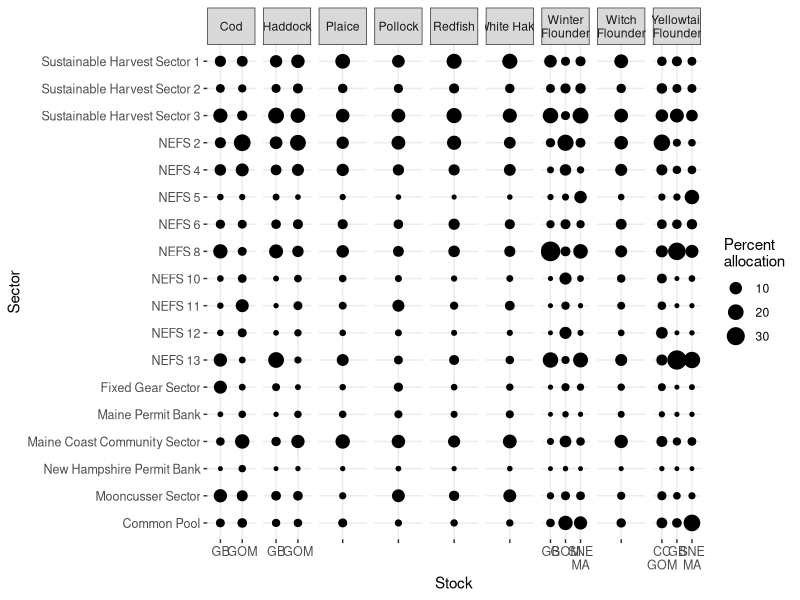
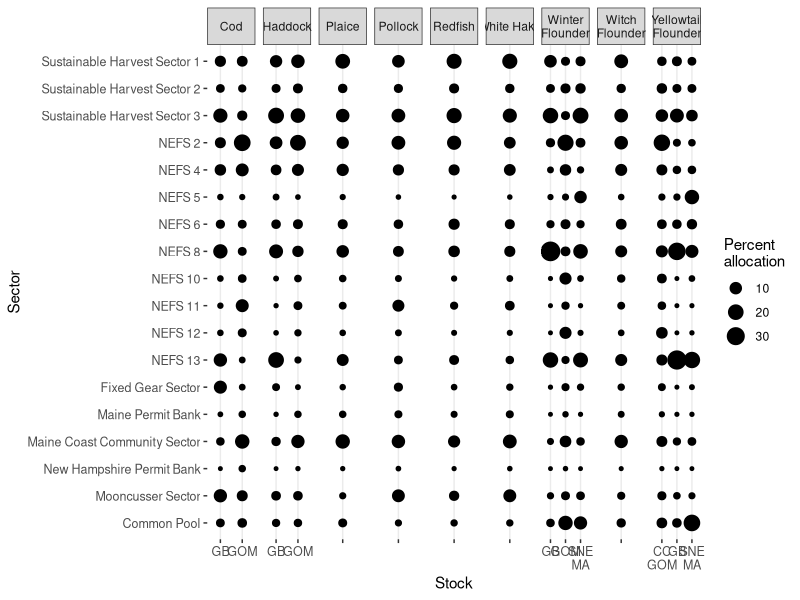
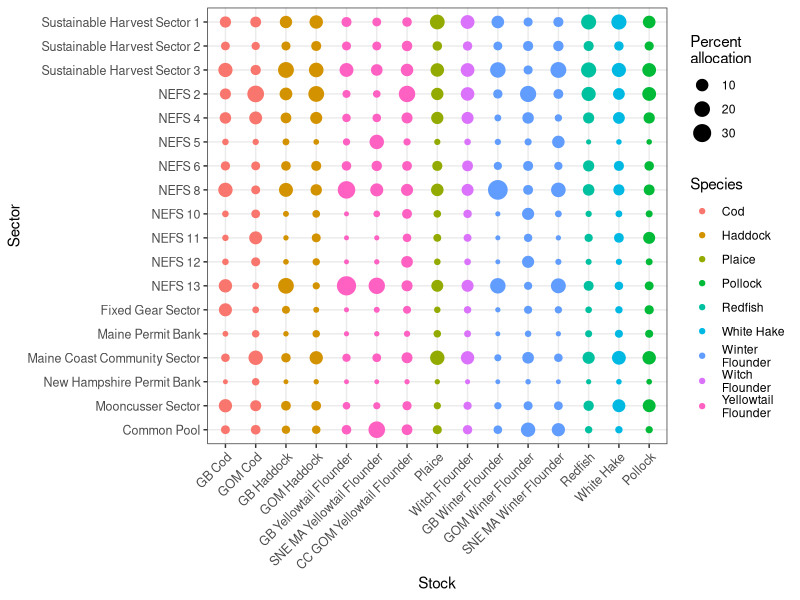

Write R code to recreate these figures, in order.
#################################
#Zoe Kitchel
#20 Feb 2023
#This code makes visualization of sector allocations for NEFMC groundfish across sectors
##################################
##SETUP
##################################
library(ggplot2)
library(data.table)
##################################
#Pull in table from
#Federal Register :: Magnuson-Stevens Act Provisions; Fisheries of the Northeastern United States;
#Northeast Multispecies Fishery; Approval of 2023 and 2024 Sector Operations Plans and Allocation of
#2023 Northeast Multispecies Annual Catch Entitlements
#https://www.federalregister.gov/documents/2023/05/01/2023-09143/magnuson-stevens-act-provisions-fisheries-of-the-northeastern-united-states-northeast-multispecies

nefmc_multispecies_2023_allocation <- fread(file.path("figures","input_figures","raw","nefmc_multispecies_2023_allocation.csv"))

#wide to long
nefmc_multispecies_2023_allocation.long <- melt(nefmc_multispecies_2023_allocation,
                                                id.vars = c("Sector Name", "MRI Count"),
                                                value.name = "percent",
                                                variable.name = "stock")

#species key
species_stock_key <- data.table(stock = 
                                  c("GB Cod", "GOM Cod","GB Haddock",
                                  "GOM Haddock","GB Yellowtail Flounder", "SNE MA Yellowtail Flounder",
                                  "CC GOM Yellowtail Flounder", "Plaice", "Witch Flounder",
                                  "GB Winter Flounder", "GOM Winter Flounder","SNE MA Winter Flounder",
                                  "Redfish","White Hake", "Pollock" ),
                                species = 
                                 c("Cod", "Cod","Haddock",
                                    "Haddock","Yellowtail\nFlounder", "Yellowtail\nFlounder",
                                    "Yellowtail\nFlounder", "Plaice", "Witch\nFlounder",
                                    "Winter\nFlounder", "Winter\nFlounder","Winter\nFlounder",
                                    "Redfish","White Hake", "Pollock"),
                                location = 
                                  c("GB", "GOM","GB",
                                    "GOM","GB", "SNE\nMA",
                                    "CC\nGOM", "", "",
                                    "GB", "GOM","SNE\nMA",
                                    "","", ""))

#set factor orders
nefmc_multispecies_2023_allocation.long[,`Sector Name` := factor(`Sector Name`, levels = c( 
                                              "Common Pool", "Mooncusser Sector", "New Hampshire Permit Bank", "Maine Coast Community Sector",
                                               "Maine Permit Bank", "Fixed Gear Sector", "NEFS 13" ,
                                               "NEFS 12", "NEFS 11", "NEFS 10" ,
                                                "NEFS 8", "NEFS 6", "NEFS 5" ,"NEFS 4" ,"NEFS 2" ,
                                               "Sustainable Harvest Sector 3", "Sustainable Harvest Sector 2", "Sustainable Harvest Sector 1"))]

#add species column
nefmc_multispecies_2023_allocation.long <- nefmc_multispecies_2023_allocation.long[species_stock_key, on = "stock"]

#set stock as factor
nefmc_multispecies_2023_allocation.long[,stock := factor(stock, levels = c("GB Cod", "GOM Cod","GB Haddock",
                                                                           "GOM Haddock","GB Yellowtail Flounder", "SNE MA Yellowtail Flounder",
                                                                           "CC GOM Yellowtail Flounder", "Plaice", "Witch Flounder",
                                                                           "GB Winter Flounder", "GOM Winter Flounder","SNE MA Winter Flounder",
                                                                           "Redfish","White Hake", "Pollock"))]



#plot
ggplot(nefmc_multispecies_2023_allocation.long, aes(y = `Sector Name`, x = location)) + 
  geom_point(aes(size=percent)) +
  labs(y="Sector", x="Stock", size="Percent\nallocation") +
  facet_wrap(~species, scales = "free_x", nrow = 1) +
  theme_bw() + theme(axis.text.x=element_text(size=9),
                     axis.text.y=element_text(size=9),
                     plot.title=element_text(size=11),
                     panel.border = element_blank())

nefmc_multispecies_allocation_matrix_bw <-
ggplot(nefmc_multispecies_2023_allocation.long, aes(y = `Sector Name`, x = location)) + 
  geom_point(aes(size=percent)) +
  labs(y="Sector", x="Stock", size="Percent\nallocation") +
  facet_wrap(~species, scales = "free_x", nrow = 1) +
  theme_bw() + theme(axis.text.x=element_text(size=9),
                     axis.text.y=element_text(size=9),
                     plot.title=element_text(size=11),
                     panel.border = element_blank(),
                     panel.grid.major.y = element_blank())

ggsave(nefmc_multispecies_allocation_matrix_bw, path = file.path("figures","summaries"),
       filename = "nefmc_multispecies_allocation_matrix_bw.jpg",height = 6, width = 12)

#or
nefmc_multispecies_allocation_matrix_color <-
ggplot(nefmc_multispecies_2023_allocation.long, aes(y = `Sector Name`, x = stock, color = species)) + 
  geom_point(aes(size=percent)) +
  labs(y="Sector", x="Stock", size="Percent\nallocation", color = "Species") +
  theme_bw() + theme(axis.text.x=element_text(size=9, angle=45,hjust=1,vjust=1),
                     axis.text.y=element_text(size=9),
                     plot.title=element_text(size=11))

ggsave(nefmc_multispecies_allocation_matrix_color, path = file.path("figures","summaries"),
       filename = "nefmc_multispecies_allocation_matrix_color.jpg",height = 6, width = 12)
